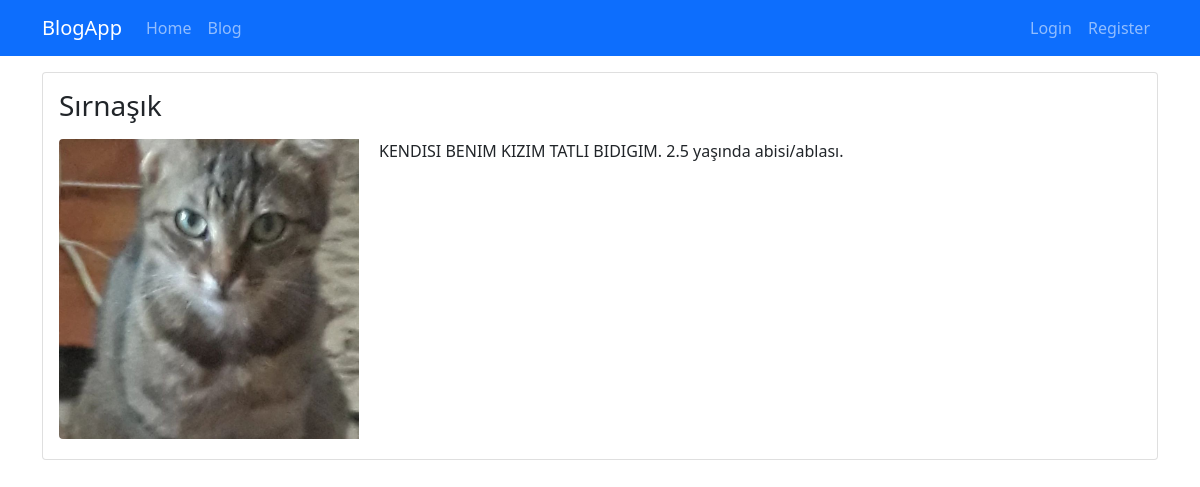
/blog/srnask, run on the app's committed database.
### blog/models.py (models this page shows, shortened)
class Blog(models.Model):
	title = models.CharField(max_length=100, null=False) # Varsayılan null=False dır True dersek değer tanımlanmak değildir.
	image = models.ImageField(upload_to="blogs")
	context = models.TextField(max) # defaul değer 255 dir.
	is_active = models.BooleanField()
	is_home = models.BooleanField(default=False) # bir bilgi kaydedildiğinde default değer false eklenir. veri kaydederken göndermek zorunda kalmayız.
	slug = models.SlugField(null=False, blank=True, unique=True, db_index=True, editable=False)
	catagories = models.ManyToManyField(Catagory, blank=True)

### blog/views.py (the view)
# urls.py: path('blog/<slug:slug>', views.blogsDetalist, name='blog detalist page'),
def blogsDetalist(request, slug):
	blogs = Blog.objects.get(slug=slug)
	cat = Catagory.objects.all(),
	return render(request, 'blog/blogdetalist.html', {
			'blog': blogs,
		}
	)

### blog/templates/blog/blogdetalist.html (shortened to what this page needs)
{% extends "base.html" %}
{% load static %}
{% block content %}
<div class="container mt-3">
	<div class="row">
		<div class="col-12">
			<div class="card mb-3">
				<div class="row">
					<div class="col-md-12">
						<div class="card-body">
							<h1 class="card-title h3 mb-3">
									{{ blog.title|title }}
							</h1>
							<img src="{{ blog.image.url }}" class="img-fluid rounded-start" alt="..." style="float:left; margin-right: 20px; margin-bottom: 20px; weight: 300px; height: 300px;">
							<p class="card-text">{{ blog.context }}</p>
						</div>
					</div>
				</div>
			</div>
		</div>
	</div>
</div>
{% endblock %}

### templates/base.html (shortened to what this page needs)
{% load static %}
<!DOCTYPE html>
<html lang="en">
<head>
	<link href="https://cdn.jsdelivr.net/npm/bootstrap@5.1.3/dist/css/bootstrap.min.css" rel="stylesheet">
	<link rel="stylesheet" href="{% static 'css/base.css' %}">
</head>
<body>
	{% include 'partials/_navbar.html' %}
	{% block content %}
	{% endblock %}
</body>
</html>

### templates/partials/_navbar.html (shortened to what this page needs)
<nav class="navbar navbar-dark bg-primary navbar-expand-lg">
	<div class="container">
		<a class="navbar-brand" href="{% url 'home page' %}">BlogApp</a>
		<div class="collapse navbar-collapse" id="navbar">
			<ul class="navbar-nav me-auto">
				<li class="nav-item">
					<a class="nav-link" href="{% url 'home page' %}">Home</a>
				</li>
				<li class="nav-item">
					<a class="nav-link" href="{% url 'blog page' %}">Blog</a>
				</li>
			</ul>
			<ul class="navbar-nav ms-auto"">
			{% if user.is_authenticated %}
				<li class="nav-item">
					<a class="nav-link" href="{% url 'blog page' %}">Welcome, {{ user.get_full_name|title }}</a>
				</li>
				<li class="nav-item">
					<a class="nav-link" href="{% url 'logout' %}">Logout</a>
				</li>
			{% else %}
				<li class="nav-item">
					<a class="nav-link" href="{% url 'login' %}">Login</a>
				</li>
				<li class="nav-item">
					<a class="nav-link" href="{% url 'register' %}">Register</a>
				</li>
			{% endif %}
			</ul>
		</div>
	</div>
</nav>

### data on the page
Blog: title "Sırnaşık", image (picture), context "KENDISI BENIM KIZIM TATLI BIDIGIM. 2.5 yaşında abisi/ablası."
